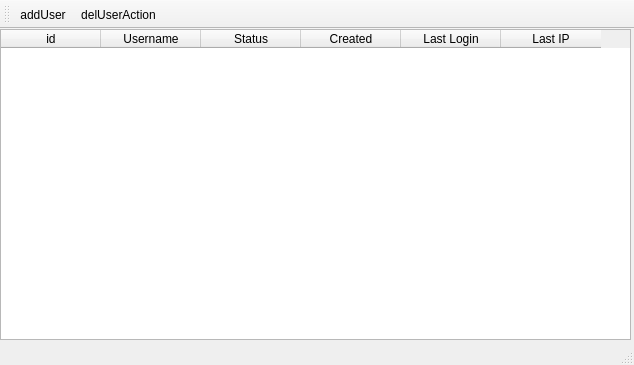
<ui version="4.0" >
 <class>MainWindow</class>
 <widget class="QMainWindow" name="MainWindow" >
  <property name="geometry" >
   <rect>
    <x>0</x>
    <y>0</y>
    <width>634</width>
    <height>365</height>
   </rect>
  </property>
  <property name="windowTitle" >
   <string>Системные пользователи</string>
  </property>
  <property name="toolButtonStyle" >
   <enum>Qt::ToolButtonIconOnly</enum>
  </property>
  <property name="dockNestingEnabled" >
   <bool>false</bool>
  </property>
  <property name="dockOptions" >
   <set>QMainWindow::AllowTabbedDocks|QMainWindow::AnimatedDocks</set>
  </property>
  <widget class="QWidget" name="centralwidget" >
   <widget class="QTableWidget" name="tableWidget" >
    <property name="geometry" >
     <rect>
      <x>0</x>
      <y>0</y>
      <width>631</width>
      <height>311</height>
     </rect>
    </property>
    <column>
     <property name="text" >
      <string>id</string>
     </property>
    </column>
    <column>
     <property name="text" >
      <string>Username</string>
     </property>
    </column>
    <column>
     <property name="text" >
      <string>Status</string>
     </property>
    </column>
    <column>
     <property name="text" >
      <string>Created</string>
     </property>
    </column>
    <column>
     <property name="text" >
      <string>Last Login</string>
     </property>
    </column>
    <column>
     <property name="text" >
      <string>Last IP</string>
     </property>
    </column>
   </widget>
  </widget>
  <widget class="QStatusBar" name="statusbar" />
  <widget class="QToolBar" name="toolBar" >
   <property name="windowTitle" >
    <string>Системные пользователи</string>
   </property>
   <attribute name="toolBarArea" >
    <enum>TopToolBarArea</enum>
   </attribute>
   <attribute name="toolBarBreak" >
    <bool>false</bool>
   </attribute>
   <addaction name="addUserAction" />
   <addaction name="delUserAction" />
  </widget>
  <action name="addUserAction" >
   <property name="icon" >
    <iconset>images/add.png</iconset>
   </property>
   <property name="text" >
    <string>addUser</string>
   </property>
  </action>
  <action name="delUserAction" >
   <property name="icon" >
    <iconset>images/del.png</iconset>
   </property>
   <property name="text" >
    <string>delUserAction</string>
   </property>
  </action>
 </widget>
 <resources/>
 <connections/>
</ui>
